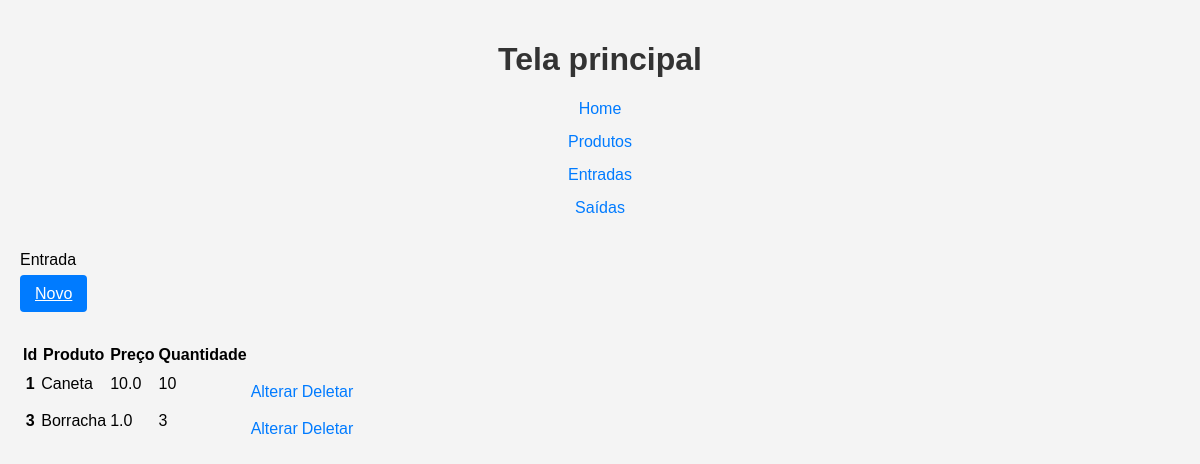
The page /entrada/list_entrada/ on the database as committed earlier.
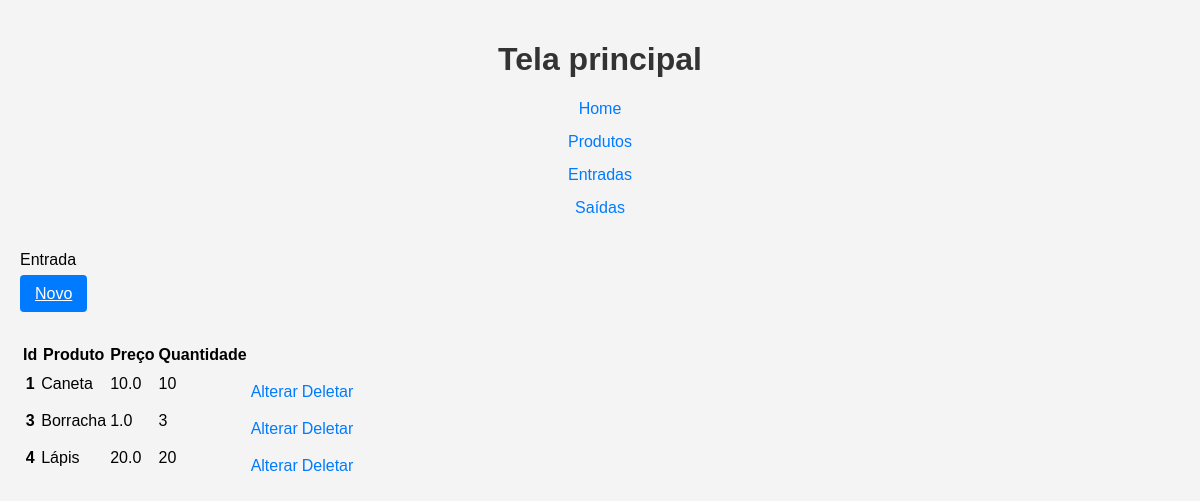
The same page on the database as committed later.
### entrada/models.py (models this page shows)
class Entradas(models.Model):
    produto = models.ForeignKey(Produtos, on_delete=models.CASCADE, verbose_name='Produto')
    preco = models.FloatField('Preço', default=0)
    quantidade = models.IntegerField('Quantidade', default=0)
    criado = models.DateTimeField('Criado em', auto_now_add=True)
    modificado = models.DateTimeField('Modificado em', auto_now=True)

### produto/models.py (models this page shows, shortened)
class Produtos(models.Model):
    produto = models.CharField('Produto', max_length=200)
    cor = models.ForeignKey(Cores, on_delete=models.PROTECT, verbose_name='Cor')
    descricao = models.TextField('Descrição', blank=True)
    preco = models.FloatField('Preço', default=0)
    quantidade = models.IntegerField('Quantidade', default=0)
    criado = models.DateTimeField('Criado em', auto_now_add=True)
    modificado = models.DateTimeField('Modificado em', auto_now=True)
    def __str__(self):
        return self.produto
    class Meta:
        verbose_name = 'Produto'
        verbose_name_plural = 'Produtos'
        ordering = ['-produto']

### entrada/views.py (the view)
# urls.py: path('list_entrada/', list_entrada, name='list_entrada'),
def list_entrada(request):
    entradas = Entradas.objects.all()
    template_name = 'list_entrada.html'
    context = {
        'entradas': entradas,
    }
    return render(request, template_name, context)

### entrada/templates/list_entrada.html
{% extends 'base.html' %}
{% block content %}
<p>Entrada</p>
<a class="btn" href="{% url 'entrada:new_entrada' %}">Novo</a>
<table class="table">
    <thead>
    <tr>
    <th>Id</th>
    <th>Produto</th>
    <th>Preço</th>
    <th>Quantidade</th>
    <th></th>
    </tr>
    </thead>
    <tbody>
    {% for entrada in entradas %}
    <tr>
    <th>{{ entrada.id }}</th>
    <td>{{ entrada.produto }}</td>
    <td>{{ entrada.preco }}</td>
    <td>{{ entrada.quantidade }}</td>
    <td><a class="link" href="{% url 'entrada:update_entrada' entrada.id %}">Alterar</a></td>
    <td><a class="link" href="{% url 'entrada:delete_entrada' entrada.id %}">Deletar</a></td>
    </tr>
    {% endfor %}
    </tbody>
</table>
{% endblock %}

Rows that differ between the two databases and show on the page:
added Entradas: id "4", produto "Lápis", preco "20.0", quantidade "20"
